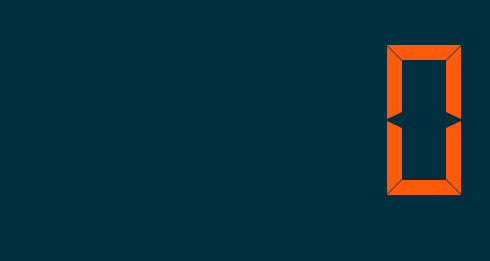
<?xml version="1.0" encoding="UTF-8"?>
<ui version="4.0">
 <class>BPM</class>
 <widget class="QMainWindow" name="BPM">
  <property name="geometry">
   <rect>
    <x>0</x>
    <y>0</y>
    <width>490</width>
    <height>261</height>
   </rect>
  </property>
  <property name="windowTitle">
   <string>BPM</string>
  </property>
  <widget class="QWidget" name="centralWidget">
   <property name="styleSheet">
    <string notr="true">background-color: #00303F;</string>
   </property>
   <layout class="QHBoxLayout" name="horizontalLayout">
    <item>
     <layout class="QVBoxLayout" name="verticalLayout">
      <property name="sizeConstraint">
       <enum>QLayout::SetDefaultConstraint</enum>
      </property>
      <item>
       <widget class="QLCDNumber" name="lcdNumber">
        <property name="styleSheet">
         <string notr="true">color: #FF5A09;
border-color: #7A9D96;
border: none;</string>
        </property>
        <property name="segmentStyle">
         <enum>QLCDNumber::Flat</enum>
        </property>
       </widget>
      </item>
      <item>
       <widget class="QPushButton" name="pushButton">
        <property name="enabled">
         <bool>true</bool>
        </property>
        <property name="layoutDirection">
         <enum>Qt::LeftToRight</enum>
        </property>
        <property name="styleSheet">
         <string notr="true">background-color: rgba(0,48,63, 0.4); 
border: none;</string>
        </property>
        <property name="text">
         <string/>
        </property>
        <property name="icon">
         <iconset resource="record.qrc">
          <normaloff>:/pictures/record.png</normaloff>
          <normalon>:/pictures/recording.png</normalon>:/pictures/record.png</iconset>
        </property>
        <property name="iconSize">
         <size>
          <width>32</width>
          <height>32</height>
         </size>
        </property>
        <property name="checkable">
         <bool>true</bool>
        </property>
        <property name="default">
         <bool>true</bool>
        </property>
        <property name="flat">
         <bool>true</bool>
        </property>
       </widget>
      </item>
     </layout>
    </item>
   </layout>
  </widget>
 </widget>
 <layoutdefault spacing="6" margin="11"/>
 <resources>
  <include location="record.qrc"/>
 </resources>
 <connections/>
</ui>
